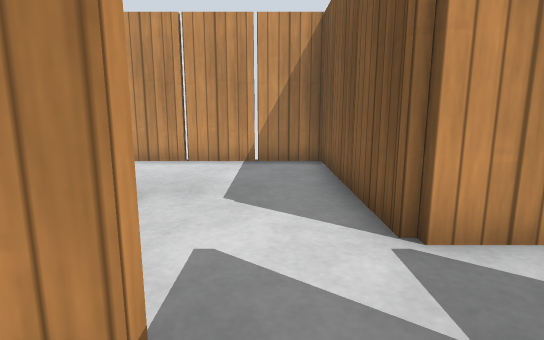
view 1 (above)

24 first-person views from a walk through a robot-simulator world made for Gazebo. The camera is 0.68 m above the floor, tilts 10° down and sees 80° across. The floor is counted in squares, 0.5 m on a side. Each view is taken from the middle of a square. On the plan, view 1 faces up. The plan holds only what a view shows up to about 14 squares ahead; the rest is blank. Gazebo's built-in surfaces are drawn with simple patterns.

view 2
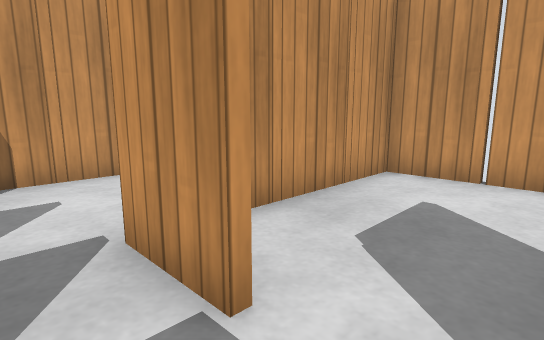

view 3
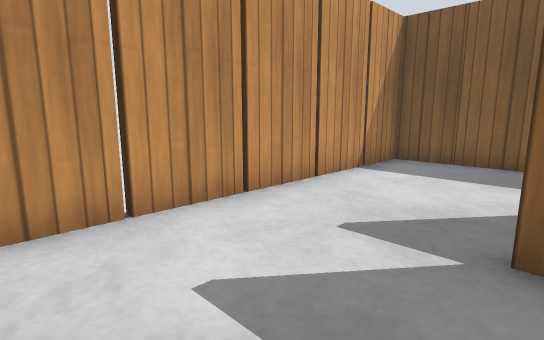

view 4
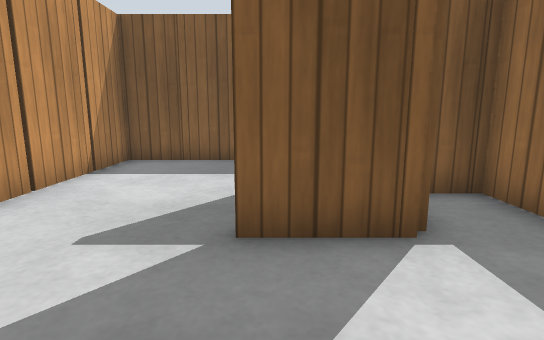

view 5
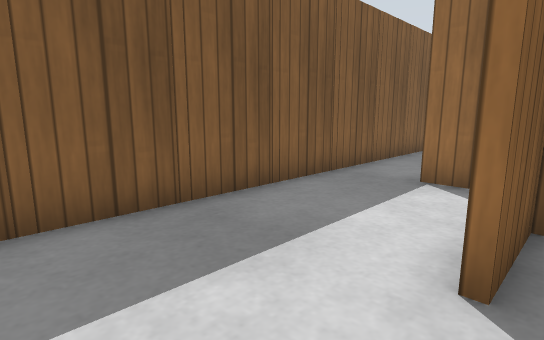

view 6
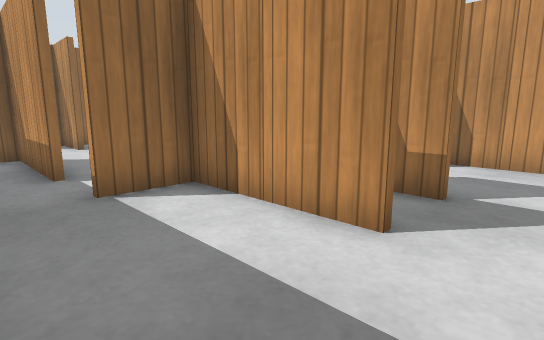

view 7
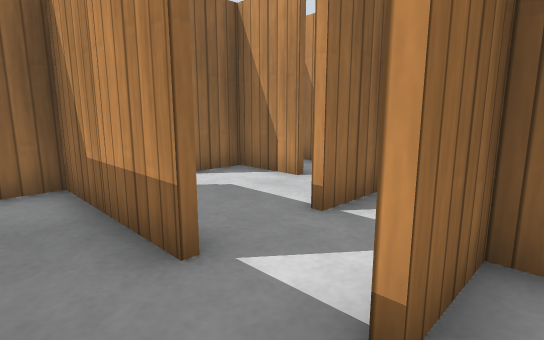

view 8
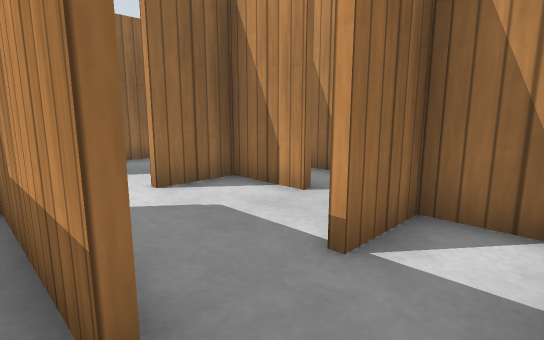

view 9
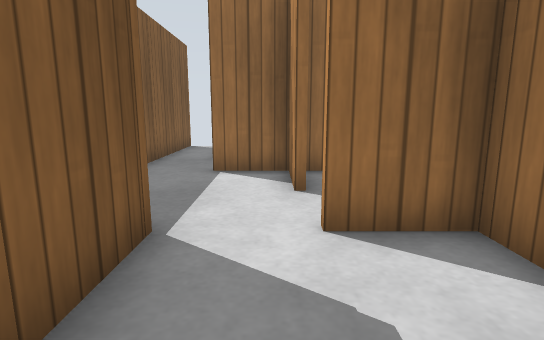

view 10
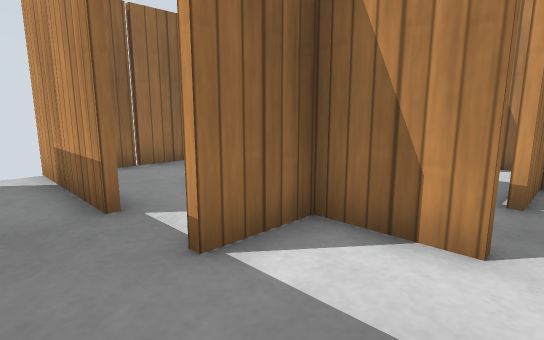

view 11
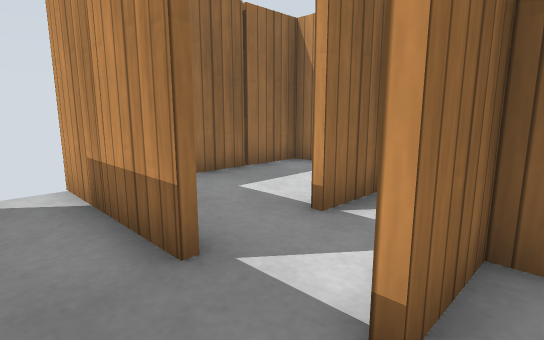

view 12
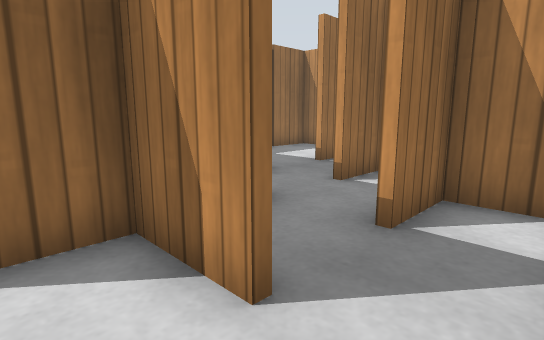

view 13
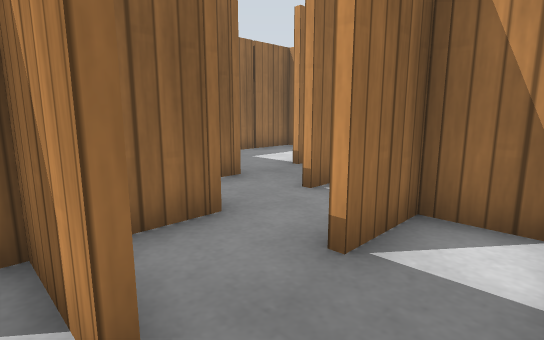

view 14
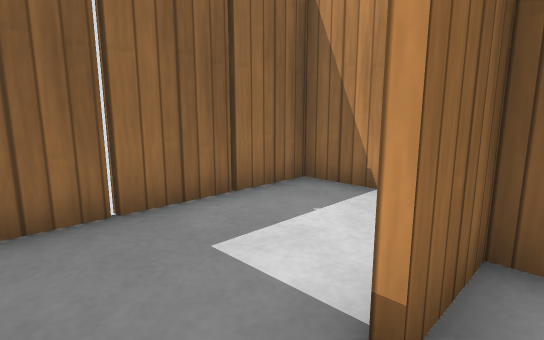

view 15
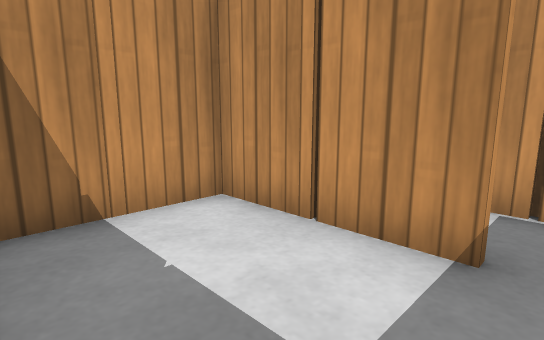

view 16
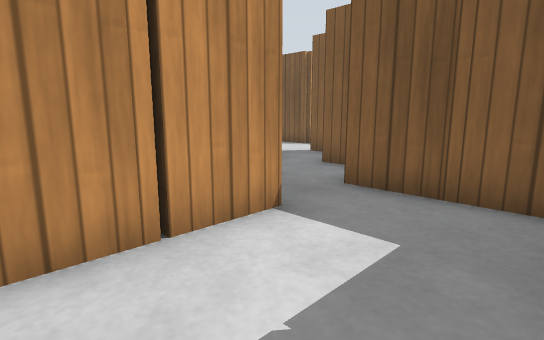

view 17
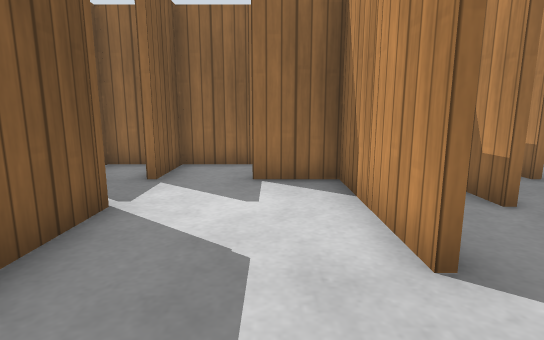

view 18
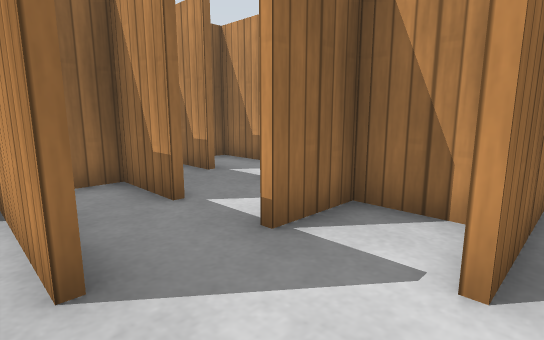

view 19
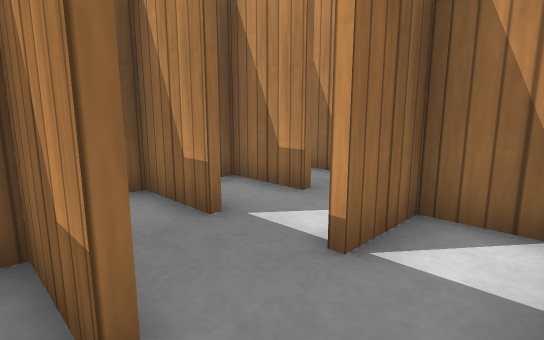

view 20
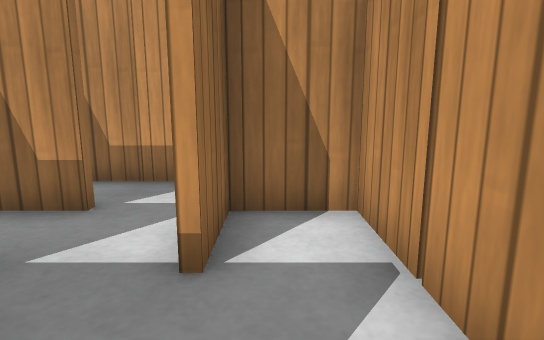

view 21
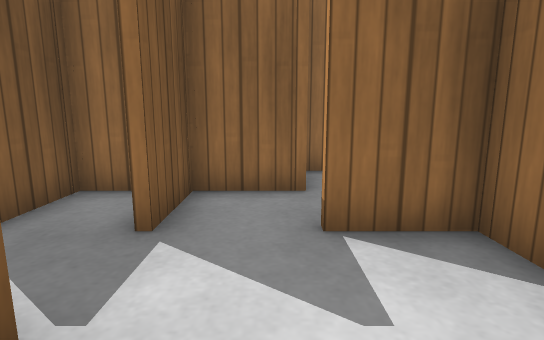

view 22
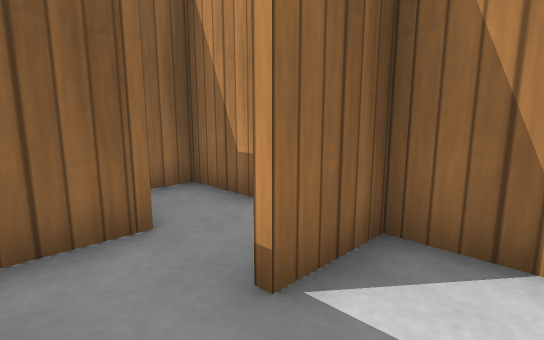

view 23
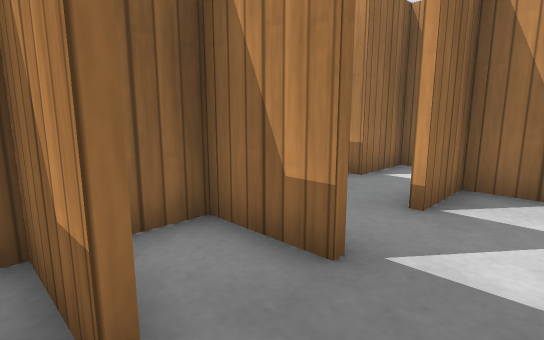

view 24
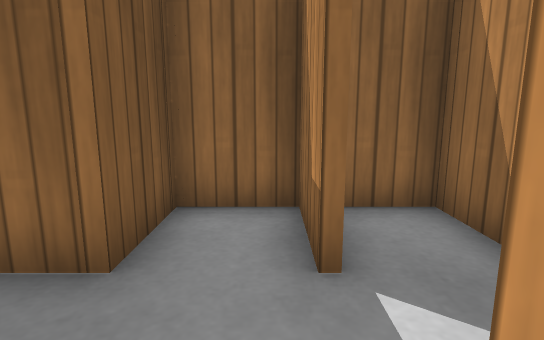

### Floor plan
Points are (right, up) in squares from view 1. A wall is a line through its corners. A room is listed if a view was taken in it or the views show most of it. See-through windows are left out.
Room 1 (views 1, 3, 4, 5, 17, 18, 19, 20, 21, 22, 23, 24)
walls: (-4.4, 3.5) (-4.4, 1.4) (-0.5, 1.4); (-4.5, -0.6) (-2.4, -0.6) (-2.4, -1.6); (-6.4, 1.5) (-6.4, -0.6) (-6, -0.6); (-0.6, -0.6) (1.6, -0.6); (-2.4, 5.5) (-2.4, 1.5); (-5.2, 5.2) (-8.4, 5.2) (-8.4, 4.4); (-2.4, -2.6) (-0.8, -2.6); (1.4, 0.5) (1.4, 1.5); (-6.5, 5.4) (-4.5, 5.4); (1.4, 4.4) (1.4, 5.5); (-8.4, 1.5) (-8.4, 0.5); (-8.5, 3.4) (-6.5, 3.4); (-8.5, -0.6) (-8, -0.6); (1.4, 6.4) (1.4, 7.5); (-10.4, 1.5) (-10.4, 0.5); (1.4, 8.4) (1.4, 9.2); (5.4, 3.5) (5.4, 5.5); (1.6, 9.2) (1.6, 4.5); (5.6, 5.5) (5.6, 4.5); (7.4, 4.5) (7.4, 5.5); (8.4, 9.2) (-4, 9.2)
low walls: (-0.5, 1.2) (-1.1, 1.2)
ways out: opening at (4, 3.2) to room 2
objects: wooden post (-11, 2); wooden post (-9, 0); wooden post (-9, 4); wooden post (-7, 0); wooden post (-7, 5); wooden post (-7, 6); wooden post (-7, 7) to (-7, 8); wooden post (-5, 0); wooden post (-5, 2); wooden post (-3, -2); wooden post (-3, 2); wooden post (-3, 4); wooden post (-3, 9); wooden post (-1, 9); wooden post (1, -1); wooden post (1, 0); wooden post (1, 4); wooden post (1, 6); wooden post (1, 8); wooden post (3, 9); wooden post (5, 4); wooden post (5, 9); wooden post (7, 9)
Room 2 (views 2, 6, 7, 8, 9, 10, 11, 12, 13, 14, 15, 16)
walls: (5.5, -4.6) (7.5, -4.6); (7.6, -6.5) (7.6, -8.5); (7.4, -7.2) (7.4, -6.5); (3.5, -6.6) (5.5, -6.6); (5.4, -9.4) (5.4, -8.6) (9.5, -8.6); (5.6, -2.5) (5.6, -3.5); (9.4, -3.5) (9.4, -2.5); (5.8, -10.6) (7.5, -10.6); (1.8, -8.6) (3.5, -8.6); (11.4, -4.1) (11.4, 9.2) (8.4, 9.2); (9.6, -10.5) (9.6, -14.5); (3.4, -11.6) (3.4, -10.6) (4, -10.6); (5.4, 0.5) (5.4, 1.4) (9.5, 1.4); (9.6, -0.5) (9.6, -4.6) (10.5, -4.6); (1.5, -10.8) (-2.4, -10.8) (-2.4, -14.4) (2.8, -14.4); (1.6, -0.6) (7.5, -0.6); (3.4, 0.5) (3.4, 1.1); (3.6, 1.5) (3.6, -0.5); (-0.5, -10.6) (1.5, -10.6); (3.6, -13.6) (3.6, -14.4) (8.1, -14.4); (3.4, -13.6) (3.4, -12.5); (1.6, 1.5) (1.6, -0.5); (-2.4, -1.6) (-2.4, -2.6); (3.5, 3.2) (1.5, 3.2); (11.4, -14.5) (11.4, -9.6); (7.6, 5.5) (7.6, 2.5)
ways out: opening at (4, 3.2) to room 1; opening at (-1.3, -11)
objects: wooden post (-1, -15); wooden post (-1, -11); wooden post (-1, -10); wooden post (1, -15); wooden post (1, -9); wooden post (1, -8); wooden post (3, -12); wooden post (3, -6); wooden post (3, -1); wooden post (3, 0); wooden post (5, -15); wooden post (5, -4); wooden post (5, -1); wooden post (5, 0); wooden post (7, -15); wooden post (7, -8); wooden post (7, 1); wooden post (7, 2); wooden post (7, 4); wooden post (9, -12); wooden post (9, -4); wooden post (9, -2); wooden post (9, 9); wooden post (10, -15); other object (11, -15) to (12, -15); wooden post (12, -13); wooden post (12, -11); wooden post (12, -3); wooden post (12, -1); wooden post (12, 1); wooden post (12, 3); wooden post (12, 5); wooden post (12, 7)

Where each view was taken, in squares from view 1:
view 1: 0 up, 0 right, facing up
view 2: 2 up, 5 right, facing up-left
view 3: 5 up, 2 right, facing up-right
view 4: 5 up, 2 right, facing right
view 5: 8 up, 7 right, facing down-right
view 6: 7 up, 11 right, facing down-left
view 7: 2 up, 11 right, facing down-left
view 8: 1 up, 10 right, facing down-left
view 9: 1 down, 8 right, facing down
view 10: 6 down, 11 right, facing down-left
view 11: 8 down, 11 right, facing down-left
view 12: 5 down, 9 right, facing down-left
view 13: 5 down, 8 right, facing down-left
view 14: 10 down, 3 right, facing down-left
view 15: 14 down, 2 right, facing up-left
view 16: 14 down, 2 left, facing up-right
view 17: 8 up, 1 left, facing down
view 18: 8 up, 2 left, facing down-left
view 19: 5 up, 4 left, facing down-left
view 20: 4 up, 4 left, facing left
view 21: 5 up, 0 right, facing down
view 22: 3 up, 1 right, facing down-left
view 23: 3 up, 4 right, facing down-left
view 24: 4 up, 4 right, facing down
